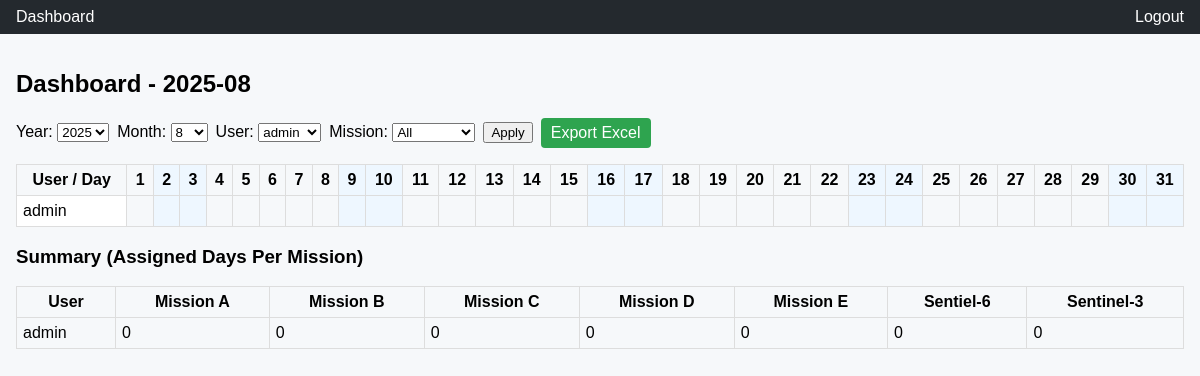
Page /?user_id=1 (signed in) on the committed database.
### mpf_scheduler/models.py (models this page shows, shortened)
class User(UserMixin, db.Model):
    id = db.Column(db.Integer, primary_key=True)
    username = db.Column(db.String(150), unique=True, nullable=False)
    password = db.Column(db.String(255), nullable=False)
    role = db.Column(db.String(50), nullable=False, default='user')
    assignments = db.relationship('Assignment', backref='user', lazy=True, cascade="all, delete-orphan")
    on_call_assignments = db.relationship('OnCallAssignment', backref='user', lazy=True, cascade="all, delete-orphan")

class Mission(db.Model):
    id = db.Column(db.Integer, primary_key=True)
    name = db.Column(db.String(150), unique=True, nullable=False)
    assignments = db.relationship('Assignment', backref='mission', lazy=True, cascade="all, delete-orphan")
    on_call_assignments = db.relationship('OnCallAssignment', backref='mission', lazy=True, cascade="all, delete-orphan")

### mpf_scheduler/views.py (the view)
@main.route('/')
@login_required
def dashboard():
    now = datetime.now()
    year = request.args.get('year', now.year, type=int)
    month = request.args.get('month', now.month, type=int)
    filter_user = request.args.get('user_id', type=int)
    filter_mission = request.args.get('mission_id', type=int)
    users = User.query.order_by(User.username).all()
    missions = Mission.query.order_by(Mission.name).all()
    if filter_user:
        users = [u for u in users if u.id == filter_user]
    if filter_mission:
        missions = [m for m in missions if m.id == filter_mission]
    dates = get_month_dates(year, month)
    first_day = date(year, month, 1)
    last_day = date(year, month, calendar.monthrange(year, month)[1])
    assignments = Assignment.query.filter(Assignment.date >= first_day, Assignment.date <= last_day).all()
    on_calls = OnCallAssignment.query.filter(OnCallAssignment.date >= first_day, OnCallAssignment.date <= last_day).all()
    if filter_user:
        assignments = [a for a in assignments if a.user_id == filter_user]
        on_calls = [o for o in on_calls if o.user_id == filter_user]
    if filter_mission:
        assignments = [a for a in assignments if a.mission_id == filter_mission]
        on_calls = [o for o in on_calls if o.mission_id == filter_mission]
    assignment_map = {d: {m.id: [] for m in missions} for d in dates}
    on_call_map = {d: {m.id: [] for m in missions} for d in dates}
    for a in assignments:
        if a.mission_id in [m.id for m in missions]:
            assignment_map[a.date][a.mission_id].append(a.user.username)
    for oc in on_calls:
        if oc.mission_id in [m.id for m in missions]:
            on_call_map[oc.date][oc.mission_id].append(oc.user.username)
    user_summary = defaultdict(lambda: defaultdict(int))
    for a in assignments:
        user_summary[a.user.username][a.mission.name] += 1
    return render_template('dashboard.html',
                           year=year, month=month, dates=dates,
                           users=users, missions=missions,
                           assignment_map=assignment_map, on_call_map=on_call_map,
                           user_summary=user_summary,
                           all_users=User.query.order_by(User.username).all(),
                           all_missions=Mission.query.order_by(Mission.name).all(),
                           filter_user=filter_user, filter_mission=filter_mission)

### mpf_scheduler/__init__.py (called while the page is built)
def create_app():
    app = Flask(__name__, instance_relative_config=True)
    app.config.from_mapping(
        SECRET_KEY='dev',
        SQLALCHEMY_DATABASE_URI='sqlite:///mpf_scheduler.db',
        SQLALCHEMY_TRACK_MODIFICATIONS=False,
        WTF_CSRF_TIME_LIMIT=None
    )
    app.config.from_pyfile('config.py', silent=True)
    db.init_app(app)
    bcrypt.init_app(app)
    csrf.init_app(app)
    login_manager.init_app(app)
    from .models import User  # noqa
    @login_manager.user_loader
    def load_user(user_id):
        from .models import User
        return User.query.get(int(user_id))
    from .auth import auth as auth_blueprint
    from .views import main as main_blueprint
    app.register_blueprint(auth_blueprint)
    app.register_blueprint(main_blueprint)
    return app

### mpf_scheduler/views.py (called while the page is built)
def get_month_dates(year, month):
    _, num_days = calendar.monthrange(year, month)
    return [date(year, month, day) for day in range(1, num_days+1)]

### mpf_scheduler/templates/dashboard.html (shortened to what this page needs)
{% extends 'base.html' %}
{% block content %}
<h2>Dashboard - {{ year }}-{{ '%02d' % month }}</h2>
<form method="get" class="filters">
  <label>Year:
    <select name="year">
      {% for y in range(year-2, year+3) %}
        <option value="{{ y }}" {% if y == year %}selected{% endif %}>{{ y }}</option>
      {% endfor %}
    </select>
  </label>
  <label>Month:
    <select name="month">
      {% for m in range(1,13) %}
        <option value="{{ m }}" {% if m == month %}selected{% endif %}>{{ m }}</option>
      {% endfor %}
    </select>
  </label>
  <label>User:
    <select name="user_id">
      {% for u in all_users %}
        <option value="{{ u.id }}" {% if filter_user == u.id %}selected{% endif %}>{{ u.username }}</option>
      {% endfor %}
    </select>
  </label>
  <label>Mission:
    <select name="mission_id">
      <option value="">All</option>
    </select>
  </label>
  <button type="submit">Apply</button>
  <a class="btn" href="{{ url_for('main.export_excel', year=year, month=month) }}">Export Excel</a>
</form>
<table class="calendar">
  <thead>
    <tr>
      <th>User / Day</th>
      {% for d in dates %}
        <th class="{% if d.weekday()>=5 %}weekend{% endif %}">{{ d.day }}</th>
      {% endfor %}
    </tr>
  </thead>
  <tbody>
    {% for user in users %}
    <tr>
      <td class="sticky">{{ user.username }}</td>
      {% for d in dates %}
      <td class="{% if d.weekday()>=5 %}weekend{% endif %}">
      </td>
      {% endfor %}
    </tr>
    {% endfor %}
  </tbody>
</table>
<h3>Summary (Assigned Days Per Mission)</h3>
<table class="summary">
  <thead>
    <tr>
      <th>User</th>
      {% for m in missions %}<th>{{ m.name }}</th>{% endfor %}
    </tr>
  </thead>
  <tbody>
    {% for user in users %}
    <tr>
      <td>{{ user.username }}</td>
      {% for m in missions %}
        <td>{{ user_summary[user.username][m.name] or 0 }}</td>
      {% endfor %}
    </tr>
    {% endfor %}
  </tbody>
</table>
{% endblock %}

### mpf_scheduler/static/style.css (style rules this page uses)
body { font-family: Arial, sans-serif; background: #f6f8fa; margin: 0; }
table { width:100%; border-collapse:collapse; margin-top:1rem; }
th, td { border:1px solid #ddd; padding:6px; vertical-align:top; }
th.weekend, td.weekend { background:#eef7ff; }
.sticky { position:sticky; left:0; background:#fff; }
.filters { display:flex; gap:0.5rem; align-items:center; flex-wrap:wrap; }
.btn { background:#2ea44f; color:#fff; padding:6px 10px; border-radius:4px; text-decoration:none; }

### rows in the picture
User: username "admin", username.name "0"
Mission: name "Mission A"
Mission: name "Mission B"
Mission: name "Mission C"
Mission: name "Mission D"
Mission: name "Mission E"
Mission: name "Sentiel-6"
Mission: name "Sentinel-3"

### other values in the picture
{{ year }} "2025"
{{ '%02d' % month }} "08"
{{ d.day }} "1" "2" "3" "4" "5" "6" "7" "8" "9" "10" "11" "12" "13" "14" "15" "16" "17" "18" "19" "20" "21" "22" "23" "24" "25" "26" "27" "28" "29" "30" "31"
form field year "2025"
form field month "8"
form field user_id "admin"
